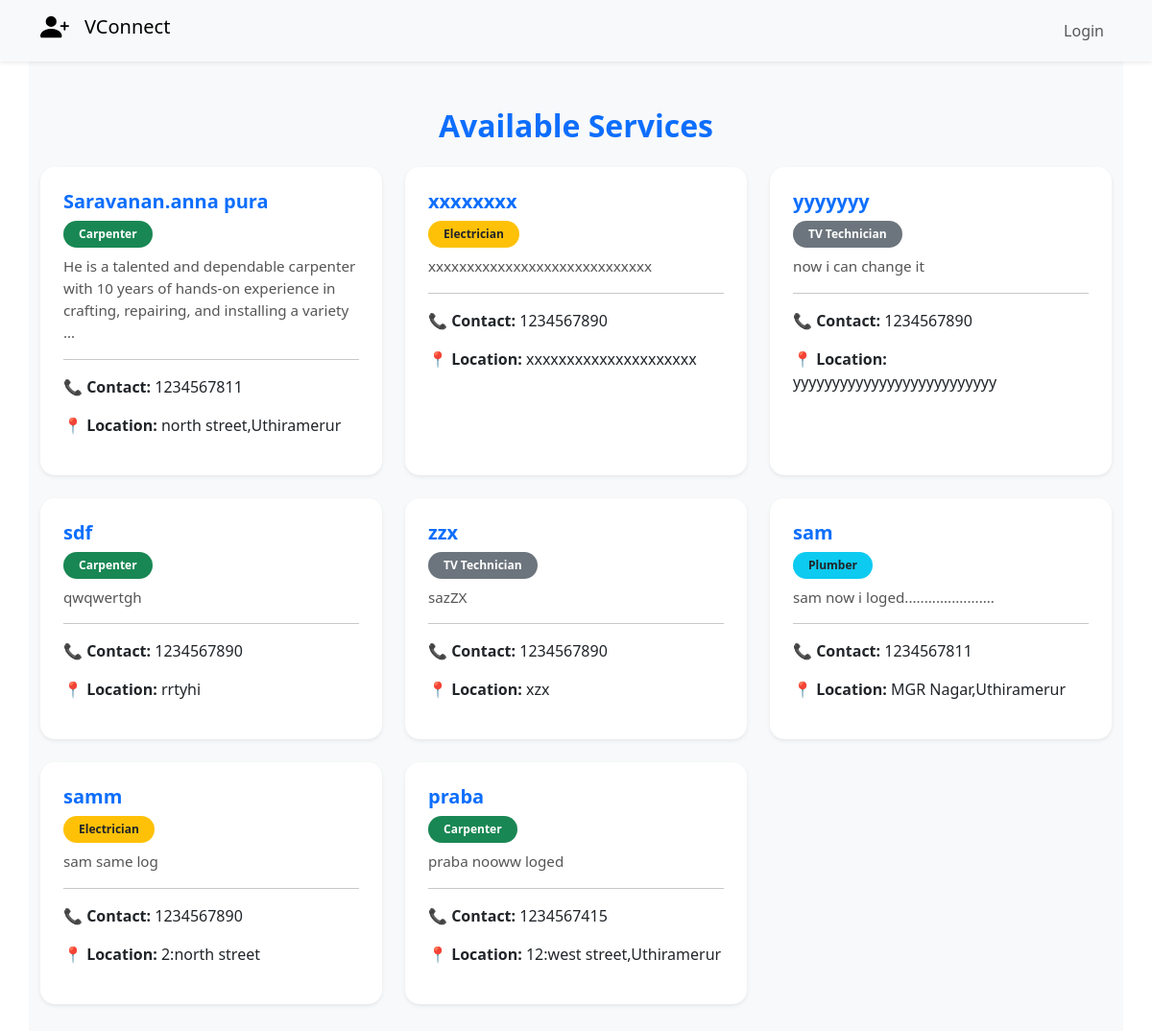
The app's page /service/ with its own data.
### myapp/models.py (models this page shows, shortened)
class Service(models.Model):
    SERVICE_CHOICES = [
        ('PLUMBER', 'Plumber'),
        ('ELECTRICIAN', 'Electrician'),
        ('CARPENTER', 'Carpenter'),
        ('TV TECH', 'TV Technician'),
    ]
    user = models.ForeignKey(User, on_delete=models.CASCADE)
    name = models.CharField(max_length=100)
    service_type = models.CharField(max_length=50, choices=SERVICE_CHOICES)
    description = models.TextField()
    address = models.CharField(max_length=255, blank=True, null=True)
    contact_no = models.CharField(max_length=15, blank=True, null=True)
    created_at = models.DateTimeField(auto_now_add=True)
    updated_at = models.DateTimeField(auto_now=True)

### myapp/views.py (the view)
# urls.py: path('service/', views.service_list, name='service_list'),
def service_list(request):
    services = Service.objects.all()
    return render(request, 'service_list.html', {'services': services})

### templates/service_list.html (shortened to what this page needs)
{% extends 'chatbot.html' %}
{% load static %}
{% block content %}
<!DOCTYPE html>
<html lang="en">
<head>
     <link href="https://cdn.jsdelivr.net/npm/bootstrap@5.3.0/dist/css/bootstrap.min.css" rel="stylesheet" />
    <link rel="stylesheet" href="https://cdn.jsdelivr.net/npm/bootstrap@5.3.0/dist/css/bootstrap.min.css">
    <link rel="stylesheet" href="https://cdnjs.cloudflare.com/ajax/libs/font-awesome/6.4.2/css/all.min.css">
    <link rel="stylesheet" href="{% static 'css/Services.css' %}">
</head>
<body>
    <nav class="navbar navbar-expand-lg navbar-light bg-light shadow-sm px-3">
        <div class="container">
            <h1 class="navbar-brand d-flex align-items-center">
                <img src="{% static 'images/icon/add4.svg' %}" alt="VConnect Logo" height="30" class="me-3">
                VConnect
            </h1>
            <div class="collapse navbar-collapse" id="navbarNav">
                <ul class="navbar-nav ms-auto align-items-lg-center">
                    {% if user.is_authenticated %}
                    <li class="nav-item">
                        <a class="nav-link fs-5" href="{% url 'homepage' %}">Home</a>
                    </li>
                    <li class="nav-item">
                        <a class="nav-link fs-5" href="{% url 'add_service' %}">Add-Service</a>
                    </li>
                    <li class="nav-item">
                        <a class="btn btn-danger ms-lg-3 mt-2 mt-lg-0" href="{% url 'logout' %}">Logout</a>
                    </li>
                    {% else %}
                    <li class="nav-item">
                        <a class="nav-link" href="{% url 'login' %}">Login</a>
                    </li>
                    {% endif %}
                </ul>
            </div>
        </div>
    </nav>
    <div class="container py-5" style="background-color: #f8f9fa;">
    <h2 class="text-center text-primary fw-bold mb-4">Available Services</h2>
    <div class="row">
        {% for service in services %}
        <div class="col-md-6 col-lg-4 mb-4">
            <div class="card service-card h-100 shadow-sm border-0">
                <div class="card-body">
                    <h5 class="card-title text-primary">{{ service.name }}</h5>
                    {% if service.get_service_type_display == "Electrician" %}
                    <span class="badge rounded-pill bg-warning text-dark mb-2 px-3 py-2">Electrician</span>
                {% elif service.get_service_type_display == "Plumber" %}
                    <span class="badge rounded-pill bg-info text-dark mb-2 px-3 py-2">Plumber</span>
                {% elif service.get_service_type_display == "Carpenter" %}
                    <span class="badge rounded-pill bg-success mb-2 px-3 py-2">Carpenter</span>
                {% else %}
                    <span class="badge rounded-pill bg-secondary mb-2 px-3 py-2">{{ service.get_service_type_display }}</span>
                {% endif %}
                    <p class="card-text">{{ service.description|truncatewords:20 }}</p>
                    <hr>
                    <p><strong>📞 Contact:</strong> {{ service.contact_no }}</p>
                    <p><strong>📍 Location:</strong> {{ service.address }}</p>
                </div>
            </div>
        </div>
        {% empty %}
        <p class="text-center text-muted">No services found.</p>
        {% endfor %}
    </div>
</div>
</body>
</html>
{% endblock content %}

### static/css/services.css (style rules this page uses)
.service-card { transition: all 0.3s ease-in-out; border-radius: 15px; overflow: hidden; background-color: #ffffff; }
.service-card .card-body { padding: 1.5rem; }
.card-title { font-size: 1.25rem; font-weight: 600; }
.card-text { font-size: 0.95rem; color: #555; }

### records on screen
Service: name "Saravanan.anna pura", service_type "Carpenter", description "He is a talented and dependable carpenter with 10 years of hands-on experience in crafting, repairing, and installing a variety …", contact_no "1234567811", address "north street,Uthiramerur"
Service: name "xxxxxxxx", service_type "Electrician", description "xxxxxxxxxxxxxxxxxxxxxxxxxxxxx", contact_no "1234567890", address "xxxxxxxxxxxxxxxxxxxxx"
Service: name "yyyyyyy", service_type "TV Technician", description "now i can change it", contact_no "1234567890", address "yyyyyyyyyyyyyyyyyyyyyyyyyy"
Service: name "sdf", service_type "Carpenter", description "qwqwertgh", contact_no "1234567890", address "rrtyhi"
Service: name "zzx", service_type "TV Technician", description "sazZX", contact_no "1234567890", address "xzx"
Service: name "sam", service_type "Plumber", description "sam now i loged.......................", contact_no "1234567811", address "MGR Nagar,Uthiramerur"
Service: name "samm", service_type "Electrician", description "sam same log", contact_no "1234567890", address "2:north street"
Service: name "praba", service_type "Carpenter", description "praba nooww loged", contact_no "1234567415", address "12:west street,Uthiramerur"
